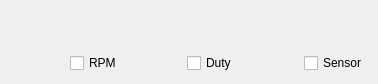
<?xml version="1.0" encoding="UTF-8"?>
<ui version="4.0">
 <class>WidgetFanShowForm</class>
 <widget class="QWidget" name="WidgetFanShowForm">
  <property name="geometry">
   <rect>
    <x>0</x>
    <y>0</y>
    <width>378</width>
    <height>84</height>
   </rect>
  </property>
  <property name="windowTitle">
   <string>Form</string>
  </property>
  <layout class="QGridLayout" name="gridLayout">
   <item row="2" column="0">
    <widget class="color_widgets::ColorSelector" name="ColorSelector_1"/>
   </item>
   <item row="2" column="1">
    <widget class="QCheckBox" name="checkBox">
     <property name="text">
      <string>RPM</string>
     </property>
    </widget>
   </item>
   <item row="2" column="2">
    <widget class="color_widgets::ColorSelector" name="ColorSelector_2"/>
   </item>
   <item row="2" column="3">
    <widget class="QCheckBox" name="checkBox_2">
     <property name="text">
      <string>Duty</string>
     </property>
    </widget>
   </item>
   <item row="2" column="4">
    <widget class="color_widgets::ColorSelector" name="ColorSelector_3"/>
   </item>
   <item row="2" column="5">
    <widget class="QCheckBox" name="checkBox_3">
     <property name="text">
      <string>Sensor</string>
     </property>
    </widget>
   </item>
   <item row="1" column="0" colspan="6">
    <widget class="QLabel" name="lDescription">
     <property name="text">
      <string/>
     </property>
    </widget>
   </item>
   <item row="0" column="0" colspan="6">
    <widget class="QLabel" name="lName">
     <property name="text">
      <string/>
     </property>
    </widget>
   </item>
  </layout>
 </widget>
 <customwidgets>
  <customwidget>
   <class>color_widgets::ColorPreview</class>
   <extends>QWidget</extends>
   <header>color_preview.hpp</header>
  </customwidget>
  <customwidget>
   <class>color_widgets::ColorSelector</class>
   <extends>color_widgets::ColorPreview</extends>
   <header>color_selector.hpp</header>
  </customwidget>
 </customwidgets>
 <resources/>
 <connections/>
</ui>
